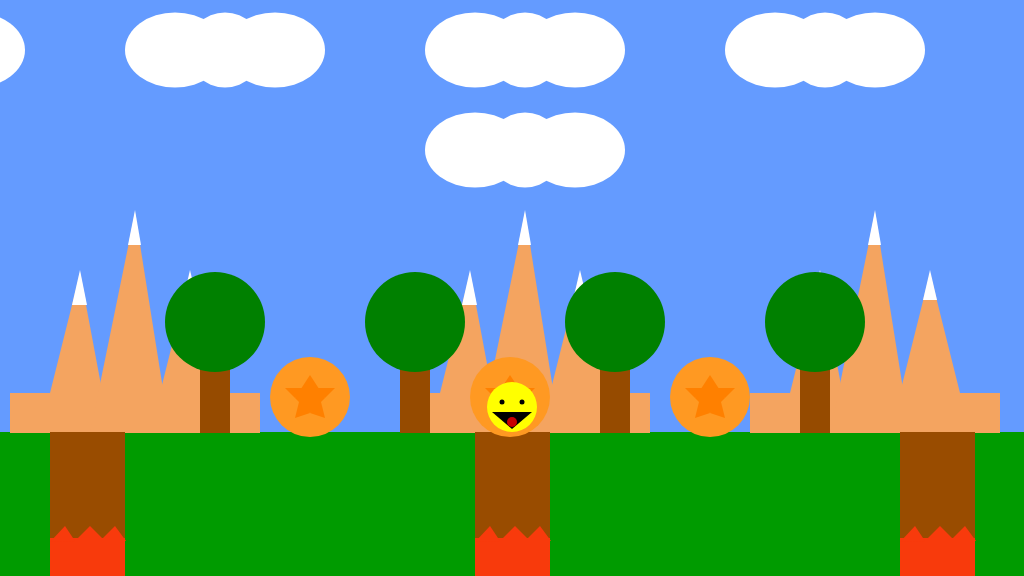
Frame 1 (no input)
Frame 60 (no input): identical to frame 1, image omitted
Frame 120 (the mouse pressed at the canvas centre since frame 60): identical to frame 1, image omitted

The p5.js sketch that drew this single still picture (run headless with seeded random() and noise() and a simulated clock; from frame 60 on, the mouse is pressed at the canvas centre):

// p5.js sketch
// ── sketch.js
/*

The Game Project 6 - Side scrolling

*/

var gameChar_x;
var gameChar_y;
var floorPos_y;
var isLeft;
var isRight;
var scrollPos;

var clouds = [
    
    
    {
        x_pos: -150, y_pos: 70, size: 50, rain_y: 120
        
    },
    
    {
        x_pos: -450, y_pos: 70, size: 50, rain_y: 120
        
    },
    
    {
        x_pos: 150, y_pos: 70, size: 50, rain_y: 120
        
    },
    
    
    {
        x_pos: -750, y_pos: 70, size: 50, rain_y: 120
        
    },
    
    {
        
        x_pos: 450, y_pos: 70, size: 50, rain_y: 120
        
    },
    
    {
        
        x_pos: 750, y_pos: 70, size: 50, rain_y: 120
        
    },
    
    
    {
        
        x_pos: 450, y_pos: 170, size: 50, rain_y: 120
        
    },
    
    {
        
        x_pos: 1174, y_pos: 70, size: 50, rain_y: 120
        
    },
    
    {
        
        x_pos: 1474, y_pos: 70, size: 50, rain_y: 120
        
    },
    
    {
        
        x_pos: 1774, y_pos: 70, size: 50, rain_y: 120
        
    }
    
]
    
    
    var mountain = [
        
        
    {
        x_pos: -300, y_pos: 432, size: 50
        
    },  
        
    {
        x_pos: -600, y_pos: 432, size: 50
        
    },  
        
         
    {
        x_pos: -900, y_pos: 432, size: 50
        
    },  
        
    
    
    {
        x_pos: 10, y_pos: 432, size: 50
        
    },
    
    {
        
       x_pos: 400, y_pos: 432, size: 50
        
    },
    
    {
        
        x_pos: 750, y_pos: 432, size: 50
        
    },
        
    {
        
        x_pos: 1034, y_pos: 432, size: 50
        
    },
    
    {
        
        x_pos: 1400, y_pos: 432, size: 50
        
    },
    
    {
        
        x_pos: 1750, y_pos: 432, size: 50
        
    },

    

]
        
        
    var item = [
        
        
        
    {
        x_pos: -310, y_pos: 432, size: 5, isFound: false

    },
    
    {
        x_pos: -510, y_pos: 432, size: 5, isFound: false

    },
        
    {
        x_pos: -710, y_pos: 432, size: 5, isFound: false

    },

    {
        x_pos: 310, y_pos: 432, size: 5, isFound: false

    },

    {

         x_pos: 510, y_pos: 432, size: 5, isFound: false

    },

    {

         x_pos: 710, y_pos: 432, size: 5, isFound: false

    },
        
    {

         x_pos: 1360, y_pos: 432, size: 5, isFound: false

    },
        
    {

         x_pos: 1560, y_pos: 432, size: 5, isFound: false

    },
    
    {

         x_pos: 1760, y_pos: 432, size: 5, isFound: false

    },
        
        
        
        
    
        
    
      
    
]
    
    
            
    var canyon = [
        
        
    {
        x_pos: -150, y_pos: 432, width: 100

    },
    
    {
        x_pos: -475, y_pos: 432, width: 100

    },
    
        
    {
        x_pos: -900, y_pos: 432, width: 100

    },

    {
        x_pos: 50, y_pos: 432, width: 100

    },

    {

        x_pos: 475, y_pos: 432, width: 100

    },

    {

        x_pos: 900, y_pos: 432, width: 100

    },
        
    {
        x_pos: 1224, y_pos: 432, width: 100

    },
    
    {
        x_pos: 1424, y_pos: 432, width: 100

    },
    
    {
        x_pos: 1624, y_pos: 432, width: 100

    },


        
    
      
    
]
    
    
  


var treePos_x;
var treePos_y;
var treePos_size;

function setup()
{
	createCanvas(1024, 576);
	floorPos_y = height * 3/4;
	gameChar_x = width/2;
	gameChar_y = floorPos_y;

	// Boolean variables to control the movement of the game character.
	isLeft = false;
	isRight = false;

	// Variable to control the background scrolling.
	scrollPos = 0;


	// Initialise arrays of scenery objects.
    
    treePos_y = 432;
    treePos_size = 100;
    treePos_x = [-200,-400,-600,200,400,600,800,1124, 1850 ];
    
    
    
    
    
}

function draw()
{
	background(100, 155, 255); // fill the sky blue

	noStroke();
	fill(0, 155, 0);
	rect(0, floorPos_y, width, height/4); // draw some green ground
    
     push();
     translate(scrollPos,0); 
                   
                  
    // Draw clouds.
    
    for(var i = 0; i < clouds.length ; i++)
        
        {
            
            noStroke();
            fill(255);
            ellipse(clouds[i].x_pos + 75, clouds[i].y_pos - 20, clouds[i].size + 25, clouds[i].size + 25);
            ellipse(clouds[i].x_pos + 125, clouds[i].y_pos - 20, clouds[i].size + 50, clouds[i].size + 25);
            ellipse(clouds[i].x_pos + 25,  clouds[i].y_pos - 20, clouds[i].size + 50, clouds[i].size + 25);
            
            
        }
    
    

	// Draw mountains.
    
    
   for(var i = 0 ;  i < mountain.length ; i++)
        {
            
            
             noStroke();
	         fill(244, 164, 96);
    
	triangle(mountain[i].x_pos + 70
             ,mountain[i].y_pos - 159
             ,mountain[i].x_pos + 30
             ,mountain[i].y_pos + 1
             ,mountain[i].x_pos + 100
             ,mountain[i].y_pos + 1);
    
    triangle(mountain[i].x_pos + 125
             ,mountain[i].y_pos - 219
             ,mountain[i].x_pos + 80
             ,mountain[i].y_pos + 1
             ,mountain[i].x_pos + 160
             ,mountain[i].y_pos + 1);
    
    triangle(mountain[i].x_pos + 180
             ,mountain[i].y_pos - 159
             ,mountain[i].x_pos + 140
             ,mountain[i].y_pos + 1
             ,mountain[i].x_pos  + 220
             ,mountain[i].y_pos + 1);
    
        rect(mountain[i].x_pos
             ,mountain[i].y_pos - 39
             ,mountain[i].size
             ,mountain[i].size - 10);

        rect(mountain[i].x_pos + 200
             ,mountain[i].y_pos  - 39
             ,mountain[i].size
             ,mountain[i].size - 10);
    
    //Snow on mountain
    
    fill(255,255,255);
    
    triangle(mountain[i].x_pos + 70
             ,mountain[i].y_pos  - 162
             ,mountain[i].x_pos + 62
             ,mountain[i].y_pos - 127
             ,mountain[i].x_pos + 77
             ,mountain[i].y_pos  - 127);
    
    triangle(mountain[i].x_pos + 125
             ,mountain[i].y_pos - 222
             ,mountain[i].x_pos + 118
             ,mountain[i].y_pos  - 187
             ,mountain[i].x_pos + 131
             ,mountain[i].y_pos - 187);
    
    triangle(mountain[i].x_pos + 180
             ,mountain[i].y_pos - 162
             ,mountain[i].x_pos + 173
             ,mountain[i].y_pos  - 132
             ,mountain[i].x_pos + 187
             ,mountain[i].y_pos - 132);
      
        }
    
    
    
    

	// Draw trees.
    

    
    for(var i = 0; i < treePos_x.length ; i++)
        
        {
            
            noStroke();
            fill(150,75,0);
            rect(treePos_x[i],treePos_y - 100,treePos_size - 70,treePos_size + 1);

            fill(0,128,0);
            ellipse(treePos_x[i] + 15 ,treePos_y - 110,treePos_size,treePos_size);
            
            
        }


    
            
    

	// Draw canyons
    
    for(var i = 0 ;  i < canyon.length ; i++)
        {
            
        noStroke();
        fill(153,76,0);
        rect(canyon[i].x_pos , canyon[i].y_pos, canyon[i].width - 25, canyon[i].width + 50);
            
        noStroke();
        fill(248,58,12);
        rect(canyon[i].x_pos,canyon[i].y_pos + 106,canyon[i].width - 25, canyon[i].width - 50);

        triangle(canyon[i].x_pos + 15
                 ,canyon[i].y_pos + 94
                 ,canyon[i].x_pos
                 ,canyon[i].y_pos + 110
                 ,canyon[i].x_pos + 25
                 ,canyon[i].y_pos + 109);

        triangle(canyon[i].x_pos + 40
                 ,canyon[i].y_pos + 94
                 ,canyon[i].x_pos + 25
                 ,canyon[i].y_pos + 109
                 ,canyon[i].x_pos + 55
                 ,canyon[i].y_pos + 109);

        triangle(canyon[i].x_pos + 65
                 ,canyon[i].y_pos + 94
                 ,canyon[i].x_pos + 50
                 ,canyon[i].y_pos + 109
                 ,canyon[i].x_pos + 76
                 ,canyon[i].y_pos + 109);
            
        }
    
  
    
    
    

	// Draw collectable items
    
      for(var i = 0 ;  i < item.length ; i++)
          {
              
            noStroke();
            fill(255,153,34);
            ellipse(item[i].x_pos
                    ,item[i].y_pos - 35
                    ,item[i].size + 75
                    ,item[i].size + 75);

            noStroke();
            fill(255,128,0);
            triangle(item[i].x_pos
                     ,item[i].y_pos - 57
                     ,item[i].x_pos + 15
                     ,item[i].y_pos - 34
                     ,item[i].x_pos - 15
                     ,item[i].y_pos - 34);

            triangle(item[i].x_pos
                     ,item[i].y_pos - 19
                     ,item[i].x_pos + 15
                     ,item[i].y_pos - 34
                     ,item[i].x_pos - 15
                     ,item[i].y_pos - 34);

            triangle(item[i].x_pos + 25
                     ,item[i].y_pos - 44
                     ,item[i].x_pos + 5
                     ,item[i].y_pos - 44
                     ,item[i].x_pos + 15
                     ,item[i].y_pos - 34);

            triangle(item[i].x_pos - 25
                     ,item[i].y_pos - 44
                     ,item[i].x_pos - 5
                     ,item[i].y_pos - 44
                     ,item[i].x_pos - 15
                     ,item[i].y_pos - 34);

            triangle(item[i].x_pos + 15
                     ,item[i].y_pos - 14
                     ,item[i].x_pos + 10
                     ,item[i].y_pos - 34
                     ,item[i].x_pos
                     ,item[i].y_pos  - 19);

            triangle(item[i].x_pos -15
                     ,item[i].y_pos - 14
                     ,item[i].x_pos
                     ,item[i].y_pos - 19
                     ,item[i].x_pos - 10
                     ,item[i].y_pos - 34);
              
              
              
          }
    
          pop();
    
    

	// Draw the game character - this must be last
    
    
     //Face
    
    fill(255,255,0);
    ellipse(gameChar_x, gameChar_y - 25, 50);
    
    //Eyes
    
    fill(0);
    ellipse(gameChar_x + 10, gameChar_y - 30, 5);
    
    ellipse(gameChar_x -10, gameChar_y - 30, 5);
    
    fill(200,0,0);
    ellipse(gameChar_x, gameChar_y - 10, 10);
    
    //Mouth
    
    fill(0);
    triangle(gameChar_x - 20, gameChar_y -20, gameChar_x + 20, gameChar_y -20, gameChar_x, gameChar_y - 3);
    
    //Tongue
    
    fill(200,0,0);
    ellipse(gameChar_x, gameChar_y - 10, 10);

	//////// Game character logic ///////
	// Logic to move

	if(isLeft)
	{
		if(gameChar_x > width * 0.2)
		{
			gameChar_x -= 5;
		}
		else
		{
			scrollPos += 5;
		}
	}

	if(isRight)
	{
		if(gameChar_x < width * 0.8)
		{
			gameChar_x  += 5;
        
		}
		else
		{
			scrollPos -= 5; // negative for moving against the background
		}
        
        
        
     
        


    

	}
    
  
}

function keyPressed()
{

	if(key == 'A' || keyCode == 37)
	{
		isLeft = true;
	}

	if(key == 'D' || keyCode == 39)
	{
		isRight = true;
	}

}

function keyReleased()
{
	if(key == 'A' || keyCode == 37)
	{
		isLeft = false;
	}

	if(key == 'D' || keyCode == 39)
	{
		isRight = false;
	}
}
